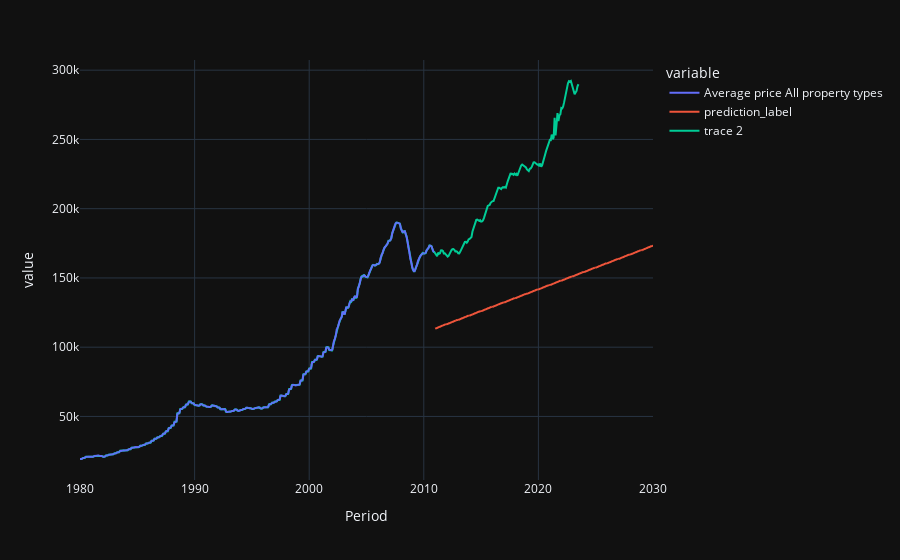

The notebook cell this image was saved under:
### Code cell
import plotly.express as px
concat_df = pd.concat([df[df['Year'] < 2011],predictions_future], axis=0)

fig = px.line(concat_df, x=concat_df['Period'], y=["Average price All property types", "prediction_label"], template = 'plotly_dark')
fig.add_scatter(x=df['Period'], y=df['Average price All property types'])

fig.show()

### Figure 1 — Plotly figure (JSON) as saved in the notebook; plotly's stock layout.template omitted (floating-point values rounded to 4 significant figures; data arrays with more than 128 entries replaced by an {"elided": "..."} marker saying what was removed)
{"data": [{"hovertemplate": "variable=Average price All property types<br>Period=%{x}<br>value=%{y}<extra></extra>", "legendgroup": "Average price All property types", "line": {"color": "#636efa", "dash": "solid"}, "marker": {"symbol": "circle"}, "mode": "lines", "name": "Average price All property types", "showlegend": true, "type": "scattergl", "x": {"elided": "601 str values"}, "xaxis": "x", "y": {"elided": "601 int values"}, "yaxis": "y"}, {"hovertemplate": "variable=prediction_label<br>Period=%{x}<br>value=%{y}<extra></extra>", "legendgroup": "prediction_label", "line": {"color": "#EF553B", "dash": "solid"}, "marker": {"symbol": "circle"}, "mode": "lines", "name": "prediction_label", "showlegend": true, "type": "scattergl", "x": {"elided": "601 str values"}, "xaxis": "x", "y": {"elided": "601 float values"}, "yaxis": "y"}, {"type": "scatter", "x": {"elided": "523 str values"}, "y": {"elided": "523 int values"}}], "layout": {"legend": {"title": {"text": "variable"}, "tracegroupgap": 0}, "margin": {"t": 60}, "xaxis": {"anchor": "y", "domain": [0, 1], "title": {"text": "Period"}}, "yaxis": {"anchor": "x", "domain": [0, 1], "title": {"text": "value"}}}}
